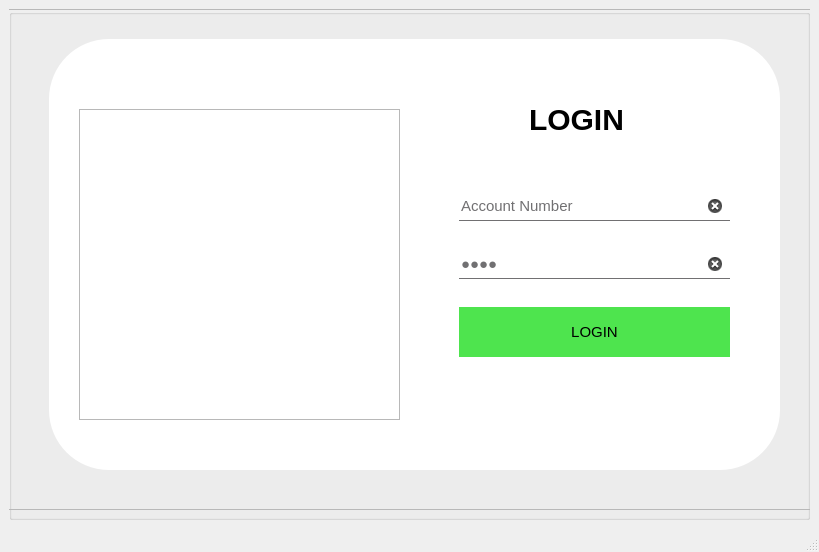
<?xml version="1.0" encoding="UTF-8"?>
<ui version="4.0">
 <class>MainWindow</class>
 <widget class="QMainWindow" name="MainWindow">
  <property name="geometry">
   <rect>
    <x>0</x>
    <y>0</y>
    <width>819</width>
    <height>552</height>
   </rect>
  </property>
  <property name="windowTitle">
   <string>MainWindow</string>
  </property>
  <property name="styleSheet">
   <string notr="true">*{
font-size:15px;
}
#frame_2{
background-image:url(&quot;:/img/B.png&quot;);
}

#frame{
background-color:white;
border-radius:60px;
}

#frame_3{
background-image:url(&quot;:/img/img-01.png&quot;);
}

QLineEdit{
background:transparent;
border:none;
color:#717072;
border-bottom:1px solid #717072
}
QLineEdit::hover{
border-bottom:3px solid black
}
#pushButton_login{
background:#4ee44e;
border-radius:60px;
	font: 75 11pt &quot;MS Shell Dlg 2&quot;;
}

#pushButton_login::hover{
background:green;
border-radius:60px;

}
</string>
  </property>
  <widget class="QWidget" name="centralwidget">
   <layout class="QVBoxLayout" name="verticalLayout">
    <item>
     <widget class="QGroupBox" name="groupBox">
      <property name="title">
       <string/>
      </property>
      <widget class="QFrame" name="frame">
       <property name="geometry">
        <rect>
         <x>40</x>
         <y>30</y>
         <width>731</width>
         <height>431</height>
        </rect>
       </property>
       <property name="frameShape">
        <enum>QFrame::StyledPanel</enum>
       </property>
       <property name="frameShadow">
        <enum>QFrame::Raised</enum>
       </property>
       <widget class="QWidget" name="layoutWidget">
        <property name="geometry">
         <rect>
          <x>410</x>
          <y>130</y>
          <width>271</width>
          <height>211</height>
         </rect>
        </property>
        <layout class="QVBoxLayout" name="verticalLayout_2">
         <item>
          <layout class="QHBoxLayout" name="horizontalLayout">
           <item>
            <widget class="QLineEdit" name="lineEdit_acc_no">
             <property name="minimumSize">
              <size>
               <width>0</width>
               <height>30</height>
              </size>
             </property>
             <property name="text">
              <string>Account Number</string>
             </property>
             <property name="clearButtonEnabled">
              <bool>true</bool>
             </property>
            </widget>
           </item>
          </layout>
         </item>
         <item>
          <layout class="QHBoxLayout" name="horizontalLayout_2">
           <item>
            <widget class="QLineEdit" name="lineEdit_pin">
             <property name="minimumSize">
              <size>
               <width>0</width>
               <height>30</height>
              </size>
             </property>
             <property name="text">
              <string>PINN</string>
             </property>
             <property name="echoMode">
              <enum>QLineEdit::Password</enum>
             </property>
             <property name="clearButtonEnabled">
              <bool>true</bool>
             </property>
            </widget>
           </item>
          </layout>
         </item>
         <item>
          <widget class="QPushButton" name="pushButton_login">
           <property name="minimumSize">
            <size>
             <width>0</width>
             <height>50</height>
            </size>
           </property>
           <property name="text">
            <string>LOGIN</string>
           </property>
          </widget>
         </item>
        </layout>
       </widget>
       <widget class="QLabel" name="label">
        <property name="geometry">
         <rect>
          <x>480</x>
          <y>50</y>
          <width>121</width>
          <height>61</height>
         </rect>
        </property>
        <property name="styleSheet">
         <string notr="true">
	font: 75 19pt &quot;MS Sans Serif&quot;;
font-size:30px;
font-weight:bold;
</string>
        </property>
        <property name="text">
         <string>LOGIN</string>
        </property>
       </widget>
       <widget class="QFrame" name="frame_3">
        <property name="geometry">
         <rect>
          <x>30</x>
          <y>70</y>
          <width>321</width>
          <height>311</height>
         </rect>
        </property>
        <property name="frameShape">
         <enum>QFrame::StyledPanel</enum>
        </property>
        <property name="frameShadow">
         <enum>QFrame::Raised</enum>
        </property>
       </widget>
      </widget>
      <widget class="QFrame" name="frame_2">
       <property name="geometry">
        <rect>
         <x>-10</x>
         <y>0</y>
         <width>831</width>
         <height>501</height>
        </rect>
       </property>
       <property name="frameShape">
        <enum>QFrame::StyledPanel</enum>
       </property>
       <property name="frameShadow">
        <enum>QFrame::Raised</enum>
       </property>
      </widget>
      <zorder>frame_2</zorder>
      <zorder>frame</zorder>
     </widget>
    </item>
   </layout>
  </widget>
  <widget class="QMenuBar" name="menubar">
   <property name="geometry">
    <rect>
     <x>0</x>
     <y>0</y>
     <width>819</width>
     <height>26</height>
    </rect>
   </property>
  </widget>
  <widget class="QStatusBar" name="statusbar"/>
 </widget>
 <resources/>
 <connections/>
</ui>
